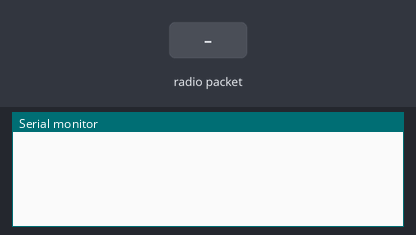
The sketch below on a simulated Arduino Uno, built with avr-gcc and run on an emulated ATmega328P. Parts: the last lines printed to the serial monitor. The test bench sets the inputs (shaded band). No radio packets arrive unless stated.

Above: at 1.2 s.
1.3 s: radio packet "1" arrives
At 2.5 s:
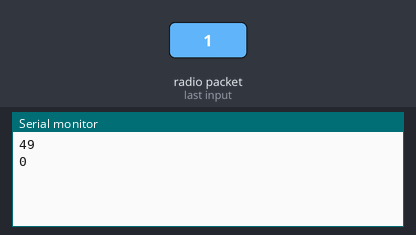
2.8 s: radio packet "0" arrives
At 3.8 s:
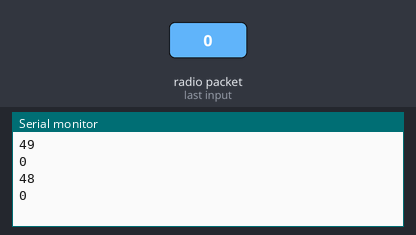
4.3 s: radio packet "2" arrives
At 4.9 s:
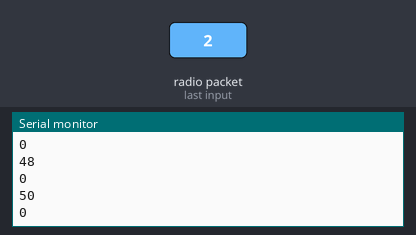
Timing chart, 0 to 7.3 s (numbered marks = the images above; inputs shaded):
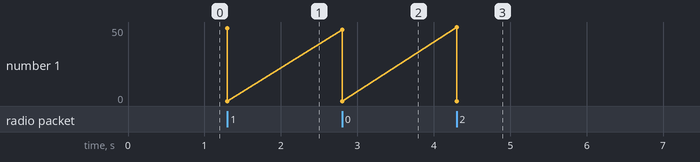

The sketch:

two_way_joy.ino
```cpp
#include <SPI.h>
#include "RF24.h"

RF24 myRadio (7, 8);
byte addresses[][6] = {"0"};

struct package {
  int x = 0;
  int y = 0;
  char  text[300] = "Radio 1";
};


typedef struct package Package;
Package dataRecieve;
Package dataTransmit;

void setup() {
  Serial.begin(115200);

  myRadio.begin();
  myRadio.setChannel(115);
  myRadio.setPALevel(RF24_PA_MAX);
  myRadio.setDataRate( RF24_250KBPS );

  myRadio.openReadingPipe(1, addresses[0]);
  myRadio.startListening();
}

void loop() {
  if ( myRadio.available()) {
    while (myRadio.available()){
      myRadio.read( &dataRecieve, sizeof(dataRecieve) );
    }
    Serial.println(dataRecieve.x);
    Serial.println(dataRecieve.y);
    Serial.println(dataRecieve.text);
    Serial.print("\n");
  }

//  myRadio.stopListening();
//  Serial.println("Transmit: ");
//  Serial.println(dataTransmit.text);
//  Serial.print("\n");
//  myRadio.openWritingPipe(addresses[0]);
//  myRadio.write(&dataTransmit, sizeof(dataTransmit));
//  myRadio.openReadingPipe(1, addresses[0]);
  myRadio.startListening();
}
```

Measured:
- after the input at 1.3 s, the serial monitor: prints a new line at once (image 1)
- after the input at 2.8 s, the serial monitor: prints a new line at once (image 2)
- after the input at 4.3 s, the serial monitor: prints a new line at once (image 3)
